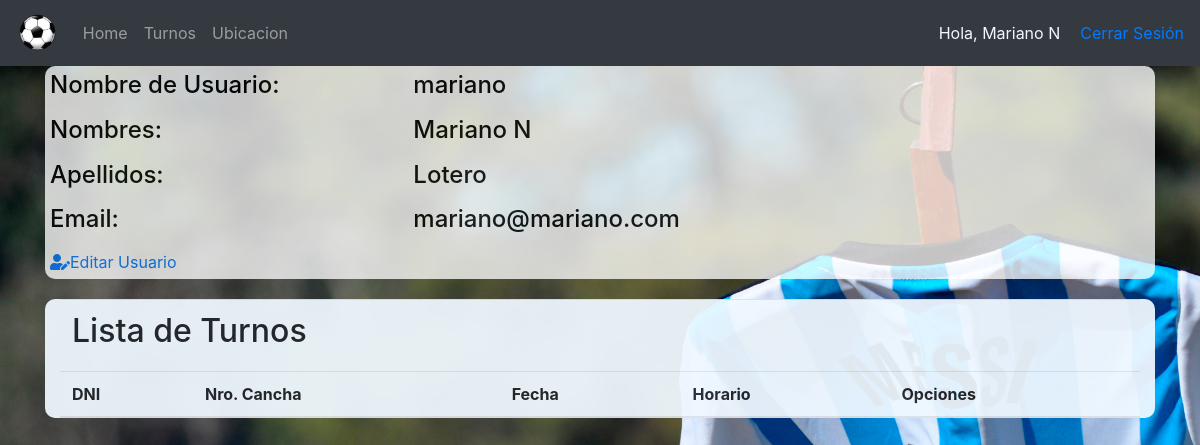
Page /Perfil/ (signed in) on the committed database.
### users/models.py (models this page shows, shortened)
class Usuario(AbstractBaseUser, PermissionsMixin):
    username = models.CharField("Usuario", unique=True, max_length=50)
    first_name = models.CharField("Nombres", max_length=200)
    surname = models.CharField("Apellidos", max_length=200)
    dni = models.CharField("Dni", unique=True, max_length=8)
    email = models.EmailField(_('email address'), unique=True)
    is_staff = models.BooleanField(default=False)
    is_active = models.BooleanField(default=True)
    date_joined = models.DateTimeField(default=timezone.now)
    USERNAME_FIELD = 'username'
    REQUIRED_FIELDS = ['email' ,'dni', 'first_name' , 'surname']
    objects = CustomUserManager()

### turnos/views.py (the view)
# urls.py: path('Perfil/', FormularioTurnosView.lista_turnos, name='lista_turnos'),
    @login_required
    def lista_turnos(request):
        actual_user = request.user.id
        hoy = date.today()
        data = {
            'turnos': Turno.objects.filter(persona_id=request.user.id, dia__gte=hoy).order_by('-dia'),
        }
        return render(request, 'accounts/registrados/perfil.html', data)

### templates/accounts/registrados/perfil.html (shortened to what this page needs)
{% extends 'accounts/header.html' %}
{% load static %}
    {% block content %}
    <link rel="stylesheet" type="text/css" href="{% static '/css/perfil.css' %}">
    <link rel="stylesheet" href="https://stackpath.bootstrapcdn.com/bootstrap/4.4.1/css/bootstrap.min.css">
    <link rel="stylesheet" href="https://cdnjs.cloudflare.com/ajax/libs/font-awesome/5.15.2/css/all.min.css" />
</head>
<body>
    <div class="container-lg well span6">
        <div class="row-fluid">
            <div class="span8">
                <div class="row">
                    <div class ="col-md-4">
                        <label><h4 class="datos">Nombre de Usuario: </h4></label>
                    </div>
                    <p><h4 class="datos">{{ user.username }}</h4></p>
                </div>
                <div class="row">
                    <div class ="col-md-4">
                        <label><h4 class="datos">Nombres: </h4></label>
                    </div>
                    <p><h4 class="datos">{{ user.first_name }}</h4><p>
                </div>
                <div class="row">
                    <div class ="col-md-4">
                        <label><h4 class="datos">Apellidos: </h4></label>
                    </div>
                    <p><h4 class="datos">{{ user.surname }}</h4><p>
                </div>
                <div class="row">
                    <div class ="col-md-4">
                        <label><h4 class="datos">Email: </h4></label>
                    </div>
                    <p><h4 class="datos">{{ user.email }}</h4><p>
                </div>
                <div class="row">
                    <div class="col float-md-right">
                        <a href="{% url 'editar_user' user.id %}"><i class="fas fa-user-edit"></i>Editar Usuario</a>
                    </div>
                </div>
            </div>
    <div class="container-lg well span6" style="background-color: aliceblue; opacity: 94%; border-radius: 10px;">
        <table class="table" style="margin-top: 20px;">
            <thead>
                <tr>
                    <td colspan="6"><h2>Lista de Turnos</h2></td>
                </tr>
            <tr>
                <th scope="col">DNI</th>
                <th scope="col">Nro. Cancha</th>
                <th scope="col">Fecha</th>
                <th scope="col">Horario</th>
                <th scope="col">Opciones</th>
            </tr>
            </thead>
        </table>
    </div>
    {% endblock %}

### templates/accounts/header.html (shortened to what this page needs)
{% load static %}
<html>
<head>
    <link rel="stylesheet" href="https://stackpath.bootstrapcdn.com/bootstrap/4.4.1/css/bootstrap.min.css">
</head>
<body style="width: 100%;">
        <nav class="navbar navbar-expand-lg navbar-dark bg-dark">
            <a class="navbar-brand">
                <img src="{% static '/css/img/logo_pag.png' %}" height="40px">
            </a>
            <div class="collapse navbar-collapse" id="navbarText">
                <ul class="navbar-nav mr-auto">
                    {% if user.is_authenticated %}
                    <li class="navbar-item"><a href="http://127.0.0.1:8000/Home_user" class="nav-link">Home</a></li>
                    <li class="navbar-item"><a href="http://127.0.0.1:8000/Home_user/#botones-turnos" class="nav-link">Turnos</a></li>
                    <li class="navbar-item"><a href="http://127.0.0.1:8000/Home_user/#ubicacion" class="nav-link">Ubicacion</a></li>
                    {% endif %}
                </ul>
                <ul class="navbar-nav ml-auto">
                    {% if user.is_authenticated %}
                    <span style="margin-right: 20px; color: aliceblue;">Hola, <a style="color: aliceblue;" href="http://127.0.0.1:8000/Perfil/"> {{ user.first_name }}</a></span>
                    <span><a href=" {% url 'Logout' %}">Cerrar Sesión</a></span>
                    {% else %}
                    <li class="nav-item"><a class="nav-link" href="http://127.0.0.1:8000/Login">Iniciar Sesión</a></li>
                    <li class="nav-item"><a class="nav-link" href="http://127.0.0.1:8000/register">Registrarse</a></li>
                    {% endif %}
                </ul>
            </div>
        </nav>
    {% block content %} {% endblock %}
</body>
</html>

### static/css/perfil.css (style rules this page uses)
body { background: url(./img/opcion1.jpg) no-repeat center center fixed; background-size: cover; }
.span8 { background-color: #ffffff; border-radius: 10px; padding-left: 5px; padding-top: 5px; padding-bottom: 5px; opacity: 77%; }
.datos { color: rgb(2, 2, 2); opacity: 100%; }

### rows in the picture
Usuario: first_name "Mariano N", username "mariano", surname "Lotero", email "mariano@mariano.com"
